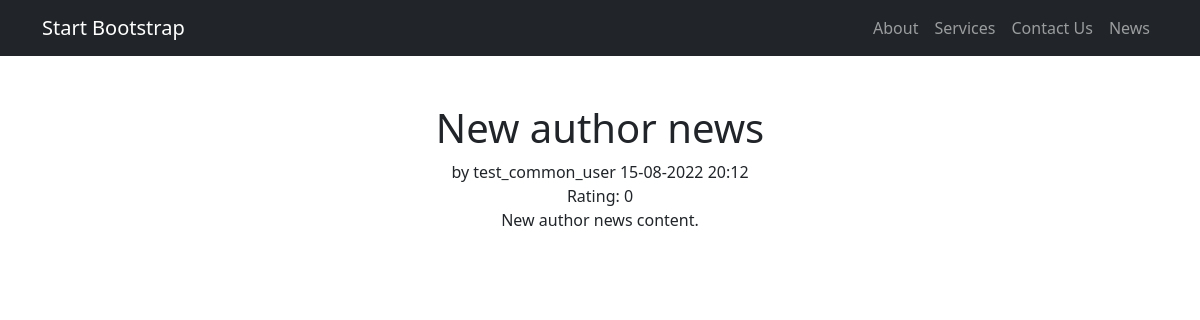
The page /news/25 on the database its author committed.
### news/models.py (models this page shows, shortened)
class Post(models.Model):
    author = models.ForeignKey(Author, on_delete=models.CASCADE)
    NEWS = 'NW'
    ARTICLE = 'AR'
    TYPE_CHOICES = [
        (NEWS, 'news'),
        (ARTICLE, 'article')
    ]
    type = models.CharField(max_length=2, choices=TYPE_CHOICES, default=NEWS)
    date = models.DateTimeField(auto_now_add=True)
    category = models.ManyToManyField(Category, through='PostCategory')
    title = models.CharField(max_length=150)
    content = models.TextField()
    rating = models.IntegerField(default=0)

class Author(models.Model):
    user = models.OneToOneField(User, on_delete=models.CASCADE)
    rating = models.IntegerField(default=0)

### news/views.py (the view)
# urls.py: path('<int:pk>', NewsDetail.as_view(), name='news_detail'),
class NewsDetail(DetailView):
    template_name = 'news_detail.html'
    queryset = Post.objects.filter(type='NW')

### news/templatetags/custom_filters.py (called while the page is built)
@register.filter(name='censor')
def censor(value):
    if isinstance(value, str):
        list_of_stop_words = ["profanity", "curse", "ругательство", "мат"]
        split_str = value.split()
        filtered_str = ' '.join((filter(lambda s: s not in list_of_stop_words, split_str)))
        return str(filtered_str)
    else:
        raise ValueError(f'Нельзя применить цензуру к данному типу: {type(value)}')

### templates/news_detail.html (shortened to what this page needs)
{% extends 'flatpages/default.html' %}
{% load custom_filters %}.
{% block content %}
<h1>{{object.title|censor}}</h1>
by {{object.author.user.get_username}}
{{object.date|date:'d-m-Y H:i'}}
<br> Rating: {{object.rating}}
<p>{{object.content|censor}}</p>
{% endblock content %}

### rows shown on the page
Post: title|censor "New author news", author.user.get_username "test_common_user", date "15-08-2022 20:12", rating "0", content|censor "New author news content."
